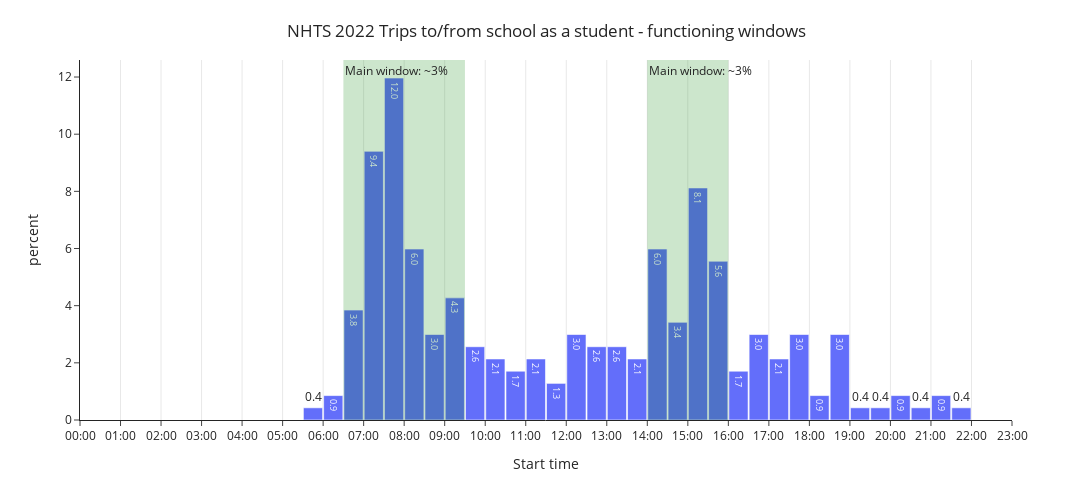

Notebook code cell kept with this figure:
### Code cell
fig = px.histogram(student_windows, x='START_TIME', 
                   nbins=48, 
                   text_auto='.1f',
                   histnorm='percent'
                   )

fig.add_vrect(x0=datetime(2022, 1, 1, 6, 30),   # 6:30 - 9:30
              x1=datetime(2022, 1, 1, 9, 30),
              annotation_text='Main window: ~3%',
              annotation_position='top left',
              fillcolor="green", opacity=0.2, line_width=0)

fig.add_vrect(x0=datetime(2022, 1, 1, 14, 0),   # 14:00 - 16:00
              x1=datetime(2022, 1, 1, 16, 0),
              annotation_text='Main window: ~3%',
              annotation_position='top left',
              fillcolor="green", opacity=0.2, line_width=0)

fig.update_xaxes(title='Start time',
                 range=[datetime(2022, 1, 1, 0, 0), datetime(2022, 1, 1, 23, 0)],
                 showgrid=True,
                 tickformat="%H:%M",
                 dtick=3600*1000    # dtick is in miliseconds
                 )

fig.update_layout(width=1200,
                  height=500,
                  template='simple_white',
                  bargap=0.05,
                #   barmode='stack',
                  title={'text':"NHTS 2022 Trips to/from school as a student - functioning windows",
                         'x':0.5,
                         'y':0.95},
                #   legend=dict(orientation='v',
                #               y=1,
                #               x=0.85)
                )

fig.show()

### Figure 1 — Plotly figure (JSON) as saved in the notebook; plotly's stock layout.template omitted (floating-point values rounded to 4 significant figures; data arrays with more than 128 entries replaced by an {"elided": "..."} marker saying what was removed)
{"data": [{"alignmentgroup": "True", "bingroup": "x", "histnorm": "percent", "hovertemplate": "START_TIME=%{x}<br>percent=%{y}<extra></extra>", "legendgroup": "", "marker": {"color": "#636efa", "pattern": {"shape": ""}}, "name": "", "nbinsx": 48, "offsetgroup": "", "orientation": "v", "showlegend": false, "texttemplate": "%{value:.1f}", "type": "histogram", "x": {"elided": "234 str values"}, "xaxis": "x", "yaxis": "y"}], "layout": {"annotations": [{"showarrow": false, "text": "Main window: ~3%", "x": "2022-01-01T06:30:00", "xanchor": "left", "xref": "x", "y": 1, "yanchor": "top", "yref": "y domain"}, {"showarrow": false, "text": "Main window: ~3%", "x": "2022-01-01T14:00:00", "xanchor": "left", "xref": "x", "y": 1, "yanchor": "top", "yref": "y domain"}], "bargap": 0.05, "barmode": "relative", "height": 500, "legend": {"tracegroupgap": 0}, "margin": {"t": 60}, "shapes": [{"fillcolor": "green", "line": {"width": 0}, "opacity": 0.2, "type": "rect", "x0": "2022-01-01T06:30:00", "x1": "2022-01-01T09:30:00", "xref": "x", "y0": 0, "y1": 1, "yref": "y domain"}, {"fillcolor": "green", "line": {"width": 0}, "opacity": 0.2, "type": "rect", "x0": "2022-01-01T14:00:00", "x1": "2022-01-01T16:00:00", "xref": "x", "y0": 0, "y1": 1, "yref": "y domain"}], "title": {"text": "NHTS 2022 Trips to/from school as a student - functioning windows", "x": 0.5, "y": 0.95}, "width": 1200, "xaxis": {"anchor": "y", "domain": [0, 1], "dtick": 3600000, "range": ["2022-01-01T00:00:00", "2022-01-01T23:00:00"], "showgrid": true, "tickformat": "%H:%M", "title": {"text": "Start time"}}, "yaxis": {"anchor": "x", "domain": [0, 1], "title": {"text": "percent"}}}}
